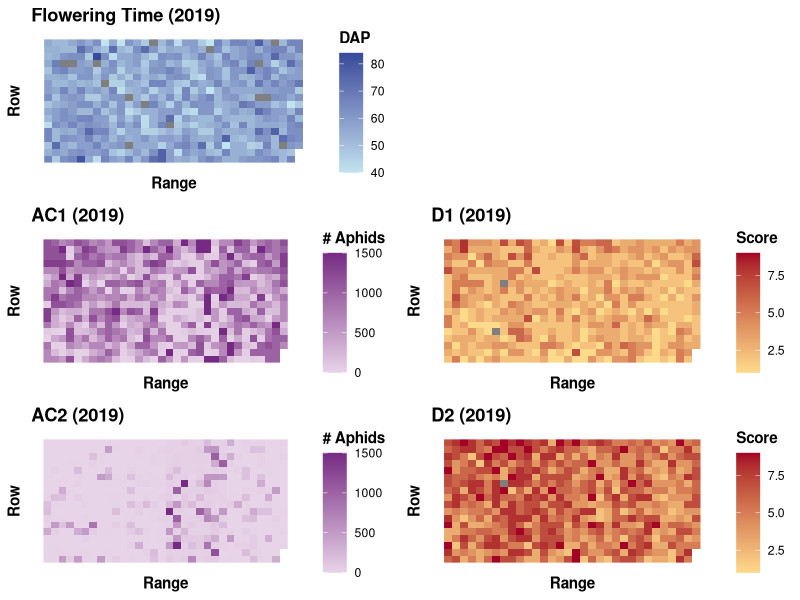
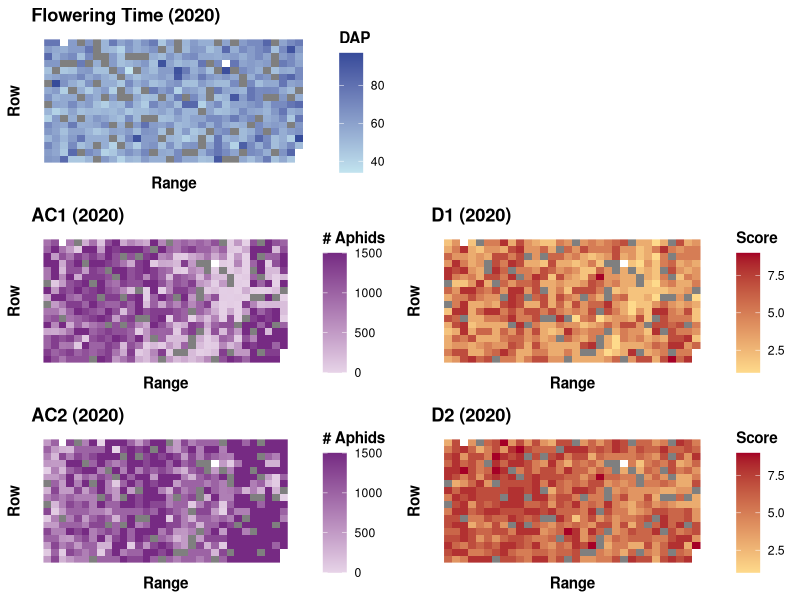

The R source for these figures, in order:
#! /usr/bin/Rscript

library(tidyr)
library(dplyr)
library(ggplot2)
library(grid)
library(gridExtra)

setwd("~/Documents/Papers/1_Submitted/PUNNURI_Sorghum Aphid Resistance/GWAS_github/publication_figures/")
#setwd("C:/Users/jgwall/Desktop/FieldHeatmaps")
map2019=read.csv("FieldData/2019_map.csv", check.names=FALSE, colClasses="character")
map2020=read.csv("FieldData/2020_map.csv", check.names=FALSE, colClasses="character")
entries2019=read.csv("FieldData/2019_entry_list.csv", colClasses="character")
entries2020=read.csv("FieldData/2020_entry_list.csv", colClasses="character")
phenos=read.csv("FieldData/aphid damage and other Field data.csv", colClasses="character", check.names=FALSE)

# Convert map to long
names(map2019)[1]=names(map2020)[1]= "range"
layout2019 = pivot_longer(map2019, cols=names(map2019)[-1], names_to="row", values_to="plot")
layout2020 = pivot_longer(map2020, cols=names(map2020)[-1], names_to="row", values_to="plot")

# Merge into one data frame
## 2019
phenos$key=paste(phenos$PI, phenos$Rep, sep="_")
field2019 = entries2019 %>%
  mutate(key=paste(PI.Number, Rep, sep="_")) %>%
  inner_join(layout2019, by=c("X2019.Field"="plot")) %>%
  inner_join(phenos, by="key")
## 2020
field2020 = entries2020 %>%
  mutate(key=paste(PI, Rep, sep="_")) %>%
  inner_join(layout2020, by=c("X2020.Field" = "plot")) %>%
  inner_join(phenos, by="key")


# Helper function to make each plot identically
make_plot=function(myfield, pheno, name, legend_label, lowcolor, highcolor, limits=NULL){
  mydata= myfield[,c("row", "range", pheno)] %>%
    mutate_all(as.numeric)
  names(mydata)[3] = "pheno"
  
  myplot = ggplot(mydata) +
    aes(x=range, y=row, fill=pheno) +
    geom_raster() +
    ggtitle(name) +
    labs(x="Range", y="Row", fill=legend_label) +
    scale_fill_gradient(low=lowcolor, high=highcolor, limits=limits) +
    theme(axis.text=element_blank(), axis.ticks=element_blank(), 
          panel.background = element_blank(), title=element_text(face="bold"))
}

# Define colors; thanks to Paul Tol's notes on color schemes
blue_low="#C2E4EF"
blue_high="#364B9A"
red_low="#FEDA8B"
red_high="#A50026"
purp_low="#E7D4E8"
purp_high="#762A83"

# Get limits of count and damage scores
count.limits=c(field2019$AV.AC_Aug14_2019, field2019$AV.AC_Aug_28_2019,
               field2020$`AV.AC_Aug11-2020`, field2020$`AV.AC_Aug18-2020`) %>%
  as.numeric() %>%
  range(na.rm=T)
damage.limits=c(field2019$`2019D1`, field2019$`2019D2`, 
                field2020$`2020D1`, field2020$`2020D2`)%>%
  as.numeric() %>%
  range(na.rm=T)

# Make plots - 2019
flower.19=make_plot(field2019, "2019_Flowering", "Flowering Time (2019)", "DAP", blue_low, blue_high)
count1.19=make_plot(field2019, "AV.AC_Aug14_2019", "AC1 (2019)", "# Aphids", purp_low, purp_high, count.limits)
count2.19=make_plot(field2019, "AV.AC_Aug_28_2019", "AC2 (2019)", "# Aphids", purp_low, purp_high, count.limits)
d1.19=make_plot(field2019, "2019D1", "D1 (2019)", "Score", red_low, red_high, damage.limits)
d2.19=make_plot(field2019, "2019D2", "D2 (2019)", "Score", red_low, red_high, damage.limits)

# Export- 2019
png("Figure - Field Heatmaps 2019.png", width=8, height=6, units="in", res=300)
  blank = grid.rect(gp=gpar(col="white"))
  grid.arrange(flower.19, blank, count1.19, d1.19, count2.19, d2.19, ncol=2)
dev.off()

# Make plots - 2020
flower.20=make_plot(field2020, "2020_Flowering", "Flowering Time (2020)", "DAP", blue_low, blue_high)
count1.20=make_plot(field2020, "AV.AC_Aug11-2020", "AC1 (2020)", "# Aphids", purp_low, purp_high, count.limits)
count2.20=make_plot(field2020, "AV.AC_Aug18-2020", "AC2 (2020)", "# Aphids", purp_low, purp_high, count.limits)
d1.20=make_plot(field2020, "2020D1", "D1 (2020)", "Score", red_low, red_high, damage.limits)
d2.20=make_plot(field2020, "2020D2", "D2 (2020)", "Score", red_low, red_high, damage.limits)

# Export- 2020
png("Figure - Field Heatmaps 2020.png", width=8, height=6, units="in", res=300)
  blank = grid.rect(gp=gpar(col="white"))
  grid.arrange(flower.20, blank, count1.20, d1.20, count2.20, d2.20, ncol=2)
dev.off()
